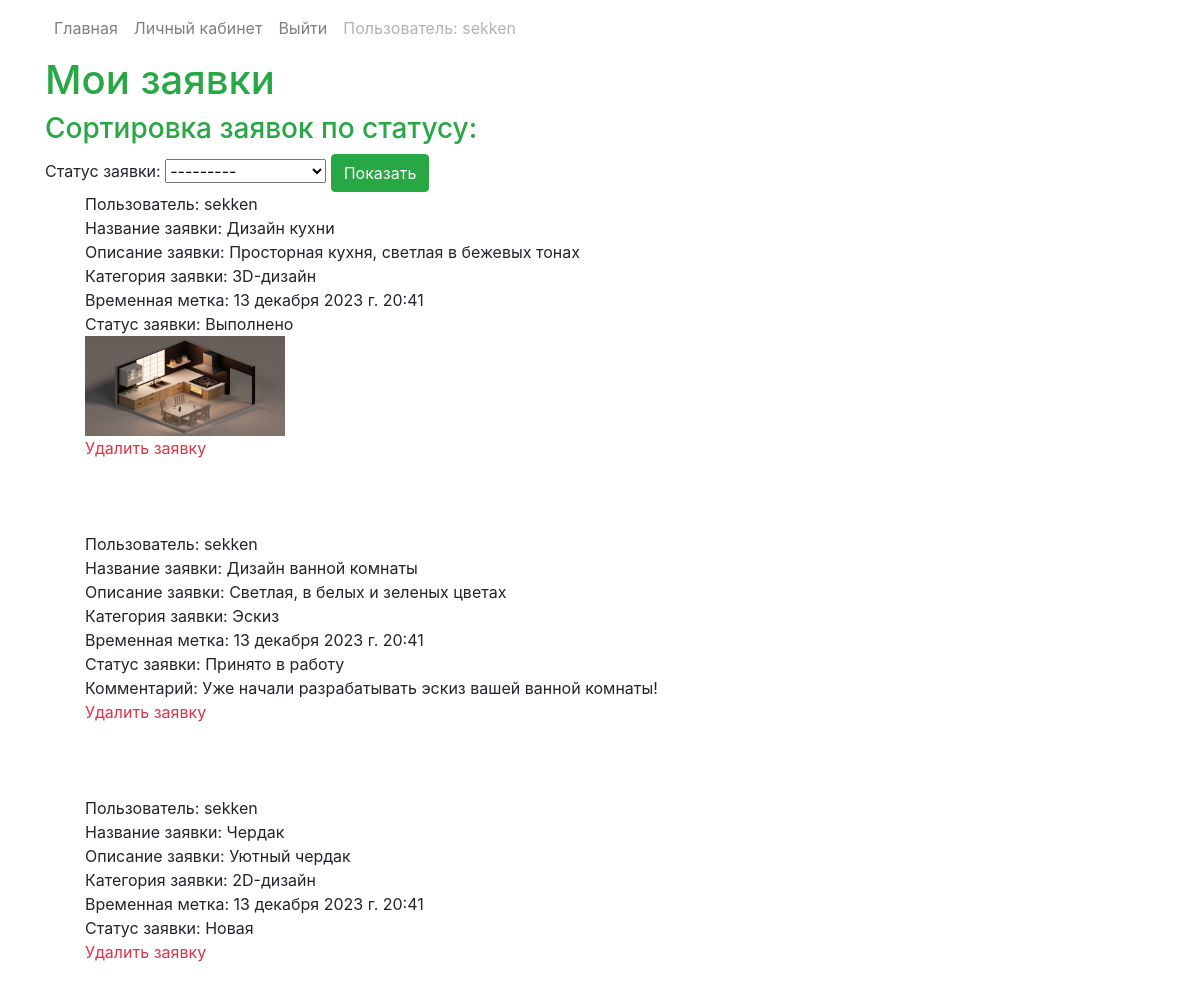
Page /catalog/application/ (signed in) on the committed database.
### catalog/models.py (models this page shows, shortened)
class AdvUser(AbstractBaseUser, PermissionsMixin):
    id = models.AutoField(primary_key=True, unique=True)
    username = models.CharField(max_length=200, unique=True, verbose_name='Логин')
    fullname = models.CharField(max_length=200)
    email = models.EmailField(unique=True, max_length=200)
    is_staff = models.BooleanField(default=False)
    USERNAME_FIELD = 'username'
    EMAIL_FIELD = 'email'
    REQUIRED_FIELDS = ['fullname', 'password', 'email',]
    objects = CustomAccountManager()
    def __str__(self):
        return self.username

class Application(models.Model):
    name = models.CharField(max_length=200, help_text='Введите название заявки', verbose_name='Название заявки')
    summary = models.CharField(max_length=1000, help_text='Введите описание заявки', verbose_name='Описание заявки')
    category = models.ForeignKey('Category', help_text='Выберите категория для заявки', on_delete=models.SET_NULL, null=True, verbose_name='Категория заявки')
    timestamp = models.DateTimeField(default=timezone.now())
    image = models.ImageField(upload_to='images/', validators=[validate_image], help_text='Максимальный размер '
                                                                                          'изображения 2MB', verbose_name='Пример дизайна')
    application_status = (
        ('Новая', 'Новая',),
        ('Принято в работу', 'Принято в работу',),
        ('Выполнено', 'Выполнено',)
    )
    status = models.CharField(max_length=50, choices=application_status, blank=True, default='Новая', verbose_name='Статус заявки')
    client = models.ForeignKey(AdvUser, on_delete=models.SET_NULL, null=True, blank=True, to_field='id')
    comment = models.TextField(max_length=500, blank=True, verbose_name='Комментарий')
    design = models.ImageField(upload_to='images/',
                               help_text="Максимальный размер изображения 2MB",
                               blank=True,
                               null=True,
                               validators=[validate_image], verbose_name='Фото готового дизайна:')

class Category(models.Model):
    name = models.CharField(max_length=200, help_text='Введите категорию заявки', verbose_name='Название категории')
    def __str__(self):
        return self.name

### catalog/views.py (the view)
class ApplicationList(LoginRequiredMixin, generic.ListView):
    model = Application
    template_name = 'catalog/application_list.html'
    def get_context_data(self, **kwargs):
        context = super().get_context_data(**kwargs)
        context['filter'] = ApplicationFilter(self.request.GET, queryset=self.get_queryset())
        return context
    def get_queryset(self):
        return Application.objects.filter(client=self.request.user.id)

### catalog/templates/catalog/application_list.html
{% extends "base.html" %}
{% load bootstrap %}
{% block content %}
<div class="container">
    <h1 class="text-success">Мои заявки</h1>
    <h3 class="text-success">Сортировка заявок по статусу:</h3>
    <form action="" method="GET">
        {{ filter.form|bootstrap }}
        <button class="btn btn-success" type="submit" class="btn btn-primary">Показать</button>
    </form>
    {% if application_list %}
    <ul>
        {% for application in filter.qs %}
        <li>Пользователь: {{application.client}}</li>
        <li>Название заявки: {{application.name}}</li>
        <li>Описание заявки: {{application.summary}}</li>
        <li>Категория заявки: {{application.category}}</li>
        <li>Временная метка: {{application.timestamp}}</li>
        <li>Статус заявки: {{application.status}}</li>
        {% if application.status == "Принято в работу" %}
        <li>Комментарий: {{application.comment}}</li>
        {% elif application.status == "Выполнено" %}
        <img width="200px" height="100px" src="{{ application.design.url }}">
        {% endif %}
        <li><a class="text-danger" href="{% url 'application-delete' application.pk %}">Удалить заявку</a></li>
        <br>
        <br>
        <br>
        {% endfor %}
    </ul>
    {% else %}
    <p>Нет заявок.</p>
    {% endif %}
</div>
{% endblock %}

### catalog/templates/base.html (shortened to what this page needs)
<!DOCTYPE html>
<html lang="en">
<head>
    <link rel="stylesheet" href="https://maxcdn.bootstrapcdn.com/bootstrap/4.0.0/css/bootstrap.min.css"
>
</head>
<body>
<div class="container-fluid">
    {% block sidebar %}
    <nav class="container navbar navbar-light navbar-expand-lg">
        <ul class="navbar-nav mr-auto">
            <li class="nav-item"><a href="{% url 'home' %}" class="nav-link">Главная</a></li>
            {% if user.is_authenticated %}
            <li class="nav-item"><a href="{% url 'profile' %}" class="nav-link">Личный кабинет</a></li>
            <li class="nav-item"><a href="{% url 'logout' %}?next={{request.path}}" class="nav-link">Выйти</a></li>
            <li class="nav-item"><a href="" class="nav-link disabled">Пользователь: {{ user.get_username }}</a></li>
            {% else %}
            <li class="nav-item"><a href="{% url 'login' %}?next={{request.path}}" class="nav-link">Войти</a></li>
            <li class="nav-item"><a href="{% url 'register' %}" class="nav-link">Регистрация</a></li>
            {% endif %}
        </ul>
    </nav>
    {% endblock %}
    {% block content %}{% endblock %}
</div>
</body>
</html>

### catalog/templates/base.html (style rules this page uses)
li { list-style-type: none; }

### rows in the picture
AdvUser: get_username "sekken"
Application: client "sekken", name "Дизайн кухни", summary "Просторная кухня, светлая в бежевых тонах", category "3D-дизайн", timestamp "13 декабря 2023 г. 20:41", status "Выполнено", design (picture)
Application: client "sekken", name "Дизайн ванной комнаты", summary "Светлая, в белых и зеленых цветах", category "Эскиз", timestamp "13 декабря 2023 г. 20:41", status "Принято в работу", comment "Уже начали разрабатывать эскиз вашей ванной комнаты!"
Application: client "sekken", name "Чердак", summary "Уютный чердак", category "2D-дизайн", timestamp "13 декабря 2023 г. 20:41", status "Новая"
